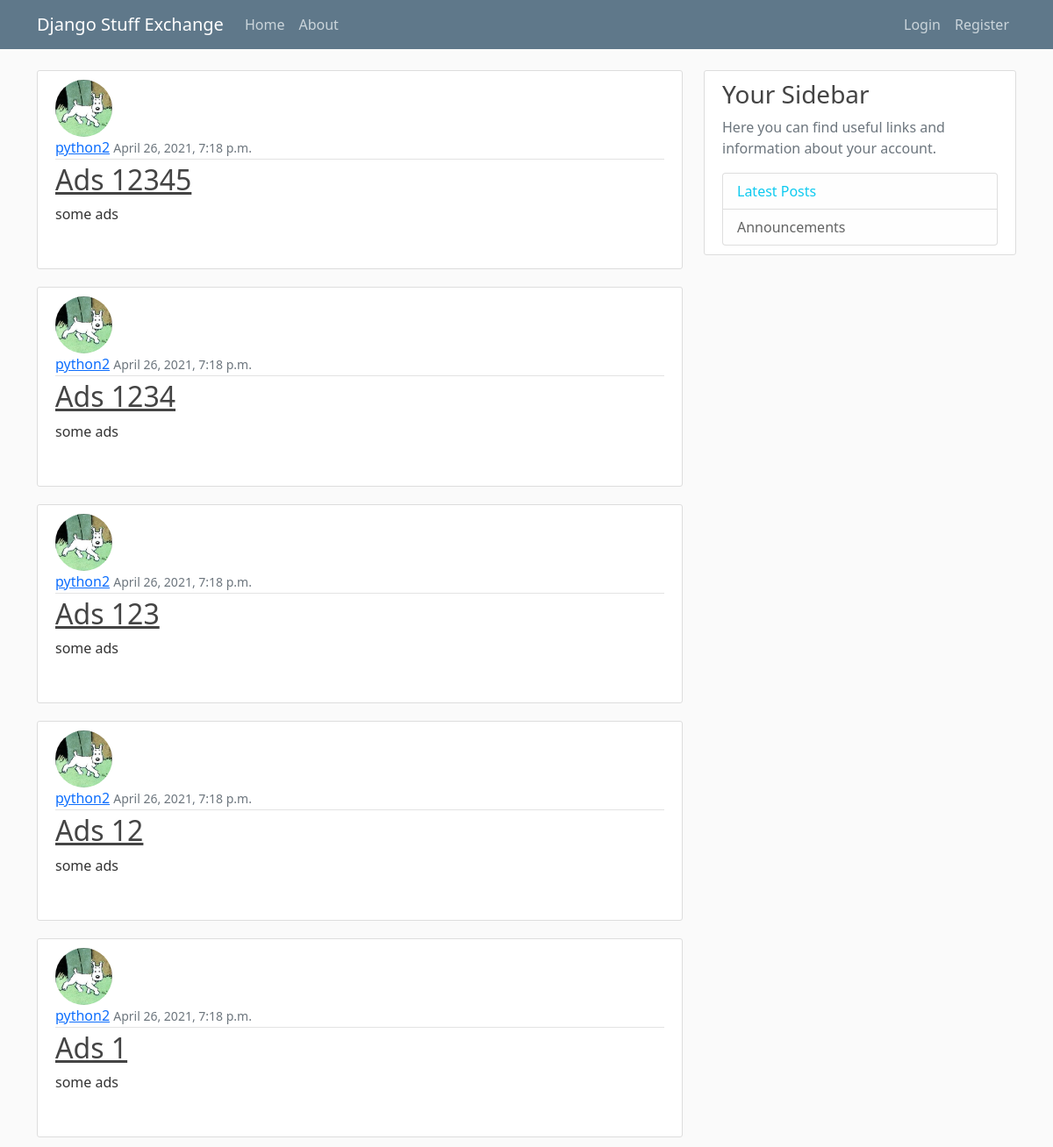
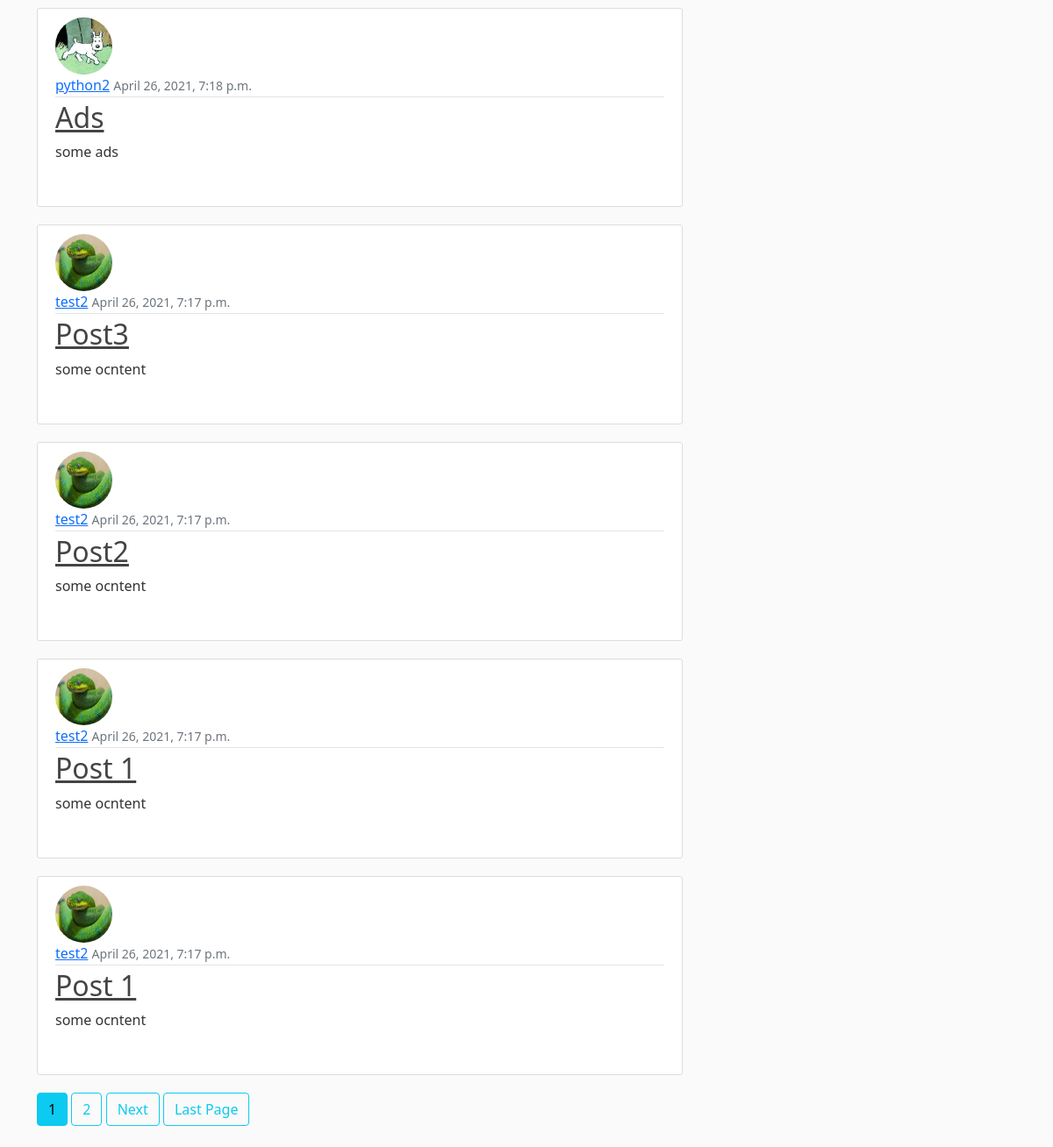
Before: / with the older database file (2 pictures, top to bottom).
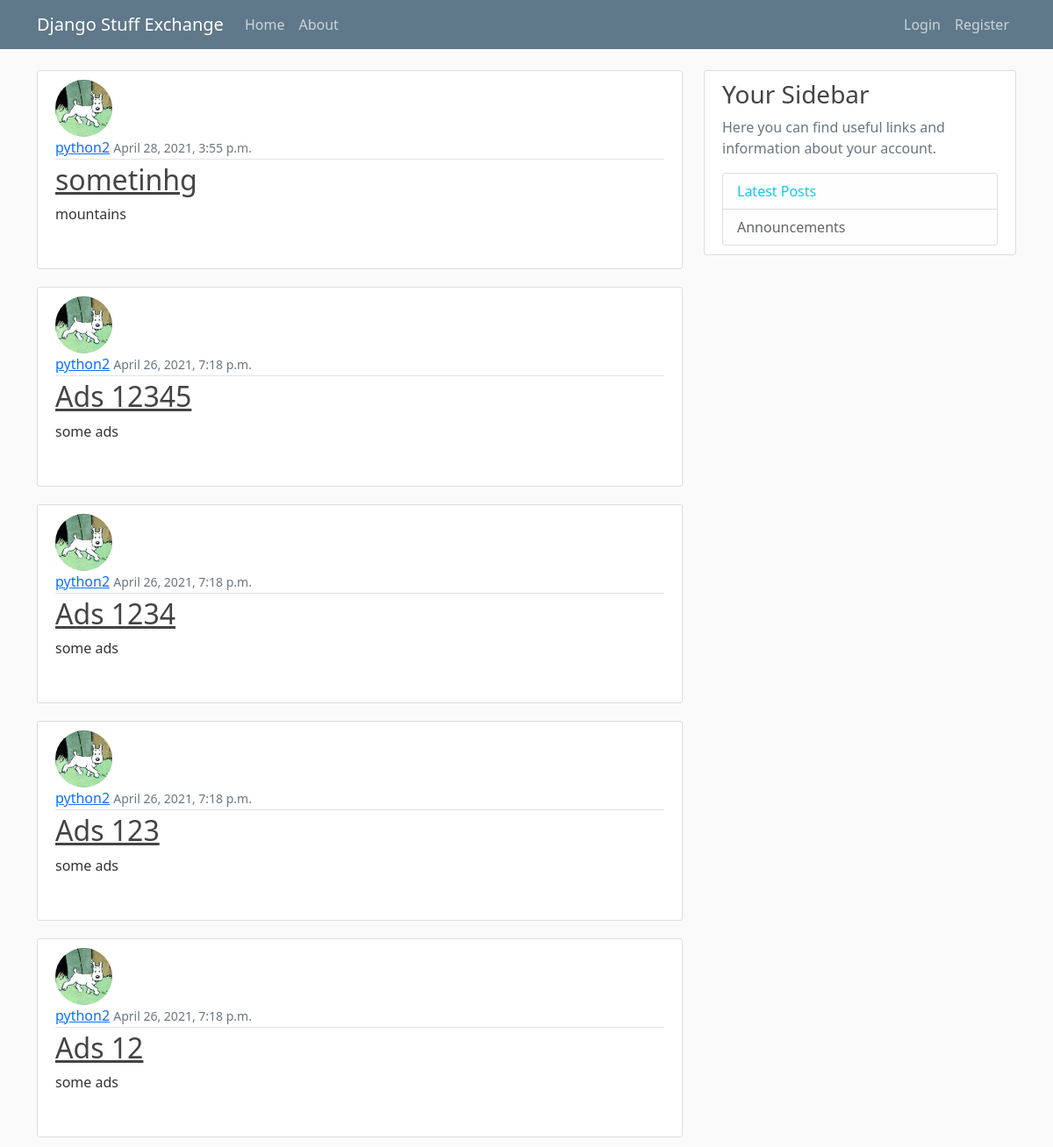
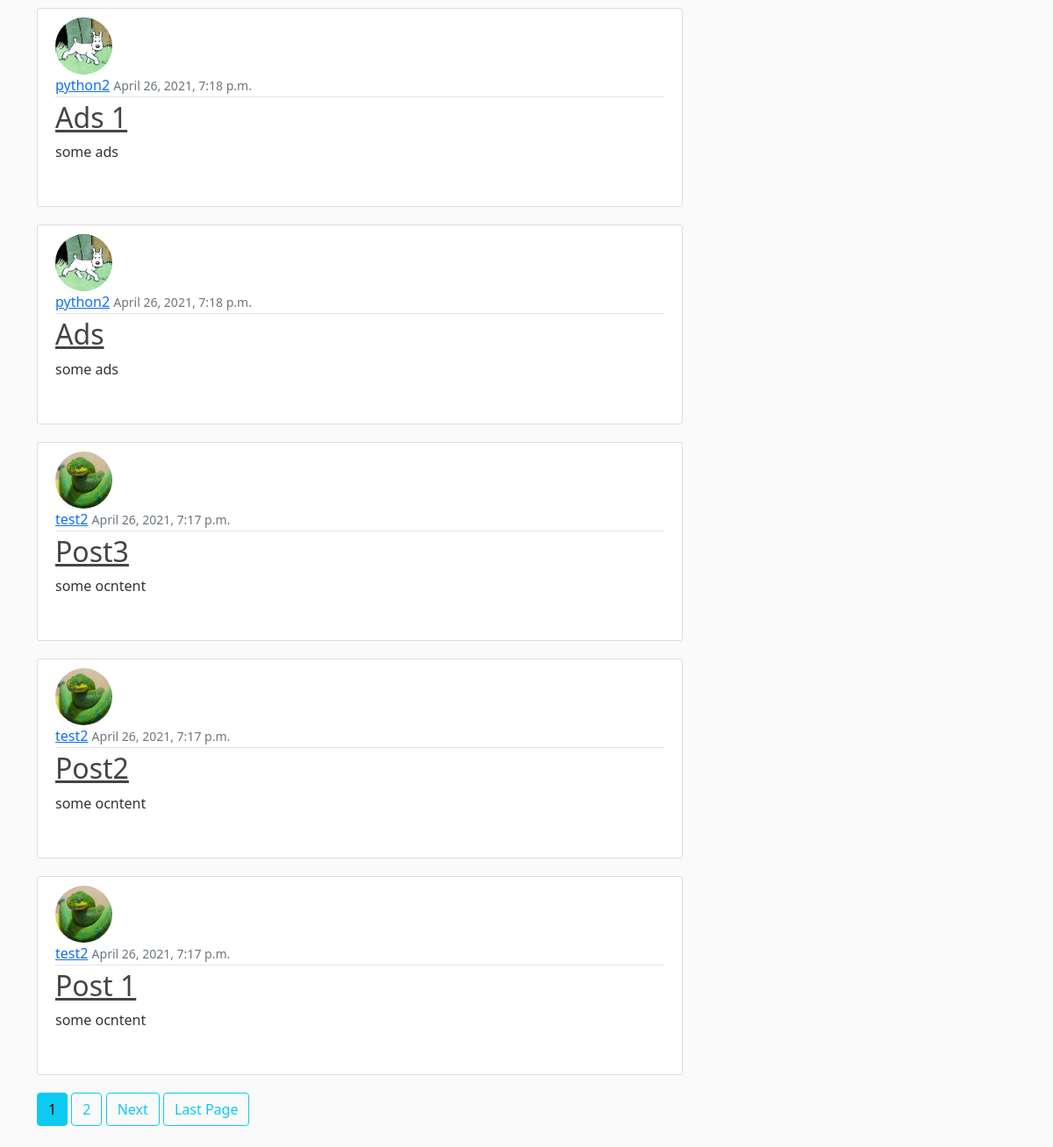
After: the same page with the newer database file (2 pictures, top to bottom).
### blog/models.py (models this page shows, shortened)
class Post(models.Model):
    title = models.CharField(max_length=100)
    content = models.TextField()
    date_posted = models.DateTimeField(default=timezone.now)
    author = models.ForeignKey(User, on_delete=models.CASCADE)
    image = models.ImageField(blank=True, upload_to=post_directory_path)

### users/models.py (models this page shows, shortened)
class Profile(models.Model):
    user = models.OneToOneField(User, on_delete=models.CASCADE)
    image = models.ImageField(default='default.jpg', upload_to='profile_pics')
    moneys = models.DecimalField(default=1000, max_digits=6, decimal_places=2)

### blog/views.py (the view)
# urls.py: path('', PostListView.as_view(), name='blog-home'),
class PostListView(ListView):  # to display homepage with posts
    model = Post
    template_name = 'blog/home.html'
    context_object_name = 'posts'
    ordering = ['-date_posted']  # this would put newer ads first
    paginate_by = 10

### blog/templates/blog/home.html (shortened to what this page needs)
{% extends 'blog/base.html' %}
{% block content %}
    {% for post in posts %}
        <article class="media content-section">
            <img src="{{ post.author.profile.image.url }}" class="rounded-circle article-img" alt="profile pic">
            <div class="media-body">
                <div class="article-metadata">
                    <a class="mr-2" href="{% url 'user-posts' post.author.username %}">{{ post.author }}</a>
                    <small class="text-muted">{{ post.date_posted }}</small>
                </div>
                <h2><a class="article-title" href="{% url 'post-detail' post.id %}">{{ post.title }}</a></h2>
                <p class="article-content">{{ post.content }}</p>
            </div>
        </article>
    {% endfor %}
    {% if is_paginated %}
        {% for num in page_obj.paginator.page_range %}
            {% if page_obj.number == num %}
                <a class="btn btn-info mb-4" href="?page={{ num }}">{{ num }}</a>
            {% elif num > page_obj.number|add:'-3' and num < page_obj.number|add:'3' %}
                <a class="btn btn-outline-info mb-4" href="?page={{ num }}">{{ num }}</a>
            {% endif %}
        {% endfor %}
        {% if page_obj.has_next%}
            <a class="btn btn-outline-info mb-4" href="?page={{ page_obj.next_page_number }}">Next</a>
            <a class="btn btn-outline-info mb-4" href="?page={{ page_obj.paginator.num_pages }}">Last Page</a>
        {% endif %}
    {% endif %}
{% endblock content %}

### blog/templates/blog/base.html (shortened to what this page needs)
{% load static %}
<!DOCTYPE html>
<html lang="en">
<head>
    <link href="https://cdn.jsdelivr.net/npm/bootstrap@5.0.0-beta3/dist/css/bootstrap.min.css" rel="stylesheet"
>
    <link rel="stylesheet" type="text/css" href="{% static 'blog/main.css' %}">
</head>
<body>
<header class="site-header">
    <nav class="navbar navbar-expand-md navbar-dark bg-steel fixed-top">
        <div class="container">
            <a class="navbar-brand mr-4" href="/">Django Stuff Exchange</a>
            <div class="collapse navbar-collapse" id="navbarToggle">
                <div class="navbar-nav mr-auto">
                    <a class="nav-item nav-link" href="{% url 'blog-home' %}">Home</a>
                    <a class="nav-item nav-link" href="{% url 'blog-about' %}">About</a>
                </div>
                <div class="navbar-nav">
                    {% if user.is_authenticated %}
                        <p class="nav-item nav-link">Balance: {{ user.profile.moneys }}</p>
                        <a class="nav-item nav-link" href="{% url 'post-create' %}">New Post</a>
                        <a class="nav-item nav-link" href="{% url 'logout' %}">Logout</a>
                        <a class="nav-item nav-link" href="{% url 'profile' %}">Profile</a>
                    {% else %}
                        <a class="nav-item nav-link" href="{% url 'login' %}">Login</a>
                        <a class="nav-item nav-link" href="{% url 'register' %}">Register</a>
                    {% endif %}
                </div>
            </div>
        </div>
    </nav>
</header>
<main role="main" class="container">
    <div class="row">
        <div class="col-md-8">
            {% block content %}{% endblock %}
        </div>
        <div class="col-md-4">
            <div class="content-section">
                <h3>Your Sidebar</h3>
                <p class='text-muted'>Here you can find useful links and information about your account.</p>
                <ul class="list-group">
                    <li class="list-group-item list-group-item-light"><a class="text-decoration-none link-info" href="{% url 'blog-home' %}">Latest Posts</a></li>
                    <li class="list-group-item list-group-item-light">Announcements</li>
                </ul>
            </div>
        </div>
    </div>
</main>
</body>
</html>

### blog/static/blog/main.css (style rules this page uses)
body { background: #fafafa; color: #333333; margin-top: 5rem; }
h1, h2, h3, h4, h5, h6 { color: #444444; }
ul { margin: 0; }
.bg-steel { background-color: #5f788a; }
.site-header .navbar-nav .nav-link { color: #cbd5db; }
.content-section { background: #ffffff; padding: 10px 20px; border: 1px solid #dddddd; border-radius: 3px; margin-bottom: 20px; }
.article-title { color: #444444; }
.article-content { white-space: pre-line; }
.article-img { height: 65px; width: 65px; margin-right: 16px; }
.article-metadata { padding-bottom: 1px; margin-bottom: 4px; border-bottom: 1px solid #e3e3e3 }
#navbarToggle { justify-content: space-between; }

Changed rows visible on the page:
no longer on this page (row unchanged): Post: author.profile.image (placeholder picture), author "test2", date_posted "April 26, 2021, 7:17 p.m.", title "Post 1", content "some ocntent"
added Post: author.profile.image (picture), author "python2", date_posted "April 28, 2021, 3:55 p.m.", title "sometinhg", content "mountains"
